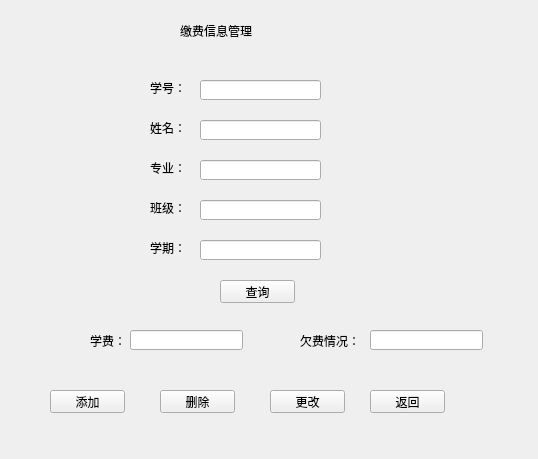
<?xml version="1.0" encoding="UTF-8"?>
<ui version="4.0">
 <class>feemanage</class>
 <widget class="QWidget" name="feemanage">
  <property name="geometry">
   <rect>
    <x>0</x>
    <y>0</y>
    <width>538</width>
    <height>459</height>
   </rect>
  </property>
  <property name="windowTitle">
   <string>Form</string>
  </property>
  <widget class="QLabel" name="label">
   <property name="geometry">
    <rect>
     <x>180</x>
     <y>10</y>
     <width>181</width>
     <height>41</height>
    </rect>
   </property>
   <property name="styleSheet">
    <string notr="true">font: 20pt &quot;Arial&quot;;</string>
   </property>
   <property name="text">
    <string>缴费信息管理</string>
   </property>
  </widget>
  <widget class="QLabel" name="label_2">
   <property name="geometry">
    <rect>
     <x>150</x>
     <y>80</y>
     <width>41</width>
     <height>16</height>
    </rect>
   </property>
   <property name="text">
    <string>学号：</string>
   </property>
  </widget>
  <widget class="QLabel" name="label_3">
   <property name="geometry">
    <rect>
     <x>150</x>
     <y>120</y>
     <width>41</width>
     <height>16</height>
    </rect>
   </property>
   <property name="text">
    <string>姓名：</string>
   </property>
  </widget>
  <widget class="QLabel" name="label_4">
   <property name="geometry">
    <rect>
     <x>150</x>
     <y>160</y>
     <width>31</width>
     <height>16</height>
    </rect>
   </property>
   <property name="text">
    <string>专业：</string>
   </property>
  </widget>
  <widget class="QLabel" name="label_5">
   <property name="geometry">
    <rect>
     <x>150</x>
     <y>200</y>
     <width>31</width>
     <height>16</height>
    </rect>
   </property>
   <property name="text">
    <string>班级：</string>
   </property>
  </widget>
  <widget class="QLabel" name="label_6">
   <property name="geometry">
    <rect>
     <x>150</x>
     <y>240</y>
     <width>31</width>
     <height>16</height>
    </rect>
   </property>
   <property name="text">
    <string>学期：</string>
   </property>
  </widget>
  <widget class="QLabel" name="label_7">
   <property name="geometry">
    <rect>
     <x>90</x>
     <y>330</y>
     <width>31</width>
     <height>21</height>
    </rect>
   </property>
   <property name="text">
    <string>学费：</string>
   </property>
  </widget>
  <widget class="QLabel" name="label_8">
   <property name="geometry">
    <rect>
     <x>300</x>
     <y>330</y>
     <width>61</width>
     <height>21</height>
    </rect>
   </property>
   <property name="text">
    <string>欠费情况：</string>
   </property>
  </widget>
  <widget class="QLineEdit" name="fee_IDlineEdit">
   <property name="geometry">
    <rect>
     <x>200</x>
     <y>80</y>
     <width>121</width>
     <height>20</height>
    </rect>
   </property>
  </widget>
  <widget class="QLineEdit" name="fee_namelineEdit">
   <property name="geometry">
    <rect>
     <x>200</x>
     <y>120</y>
     <width>121</width>
     <height>20</height>
    </rect>
   </property>
  </widget>
  <widget class="QLineEdit" name="fee_majorlineEdit">
   <property name="geometry">
    <rect>
     <x>200</x>
     <y>160</y>
     <width>121</width>
     <height>20</height>
    </rect>
   </property>
  </widget>
  <widget class="QLineEdit" name="fee_banjilineEdit">
   <property name="geometry">
    <rect>
     <x>200</x>
     <y>200</y>
     <width>121</width>
     <height>20</height>
    </rect>
   </property>
  </widget>
  <widget class="QLineEdit" name="fee_termlineEdit">
   <property name="geometry">
    <rect>
     <x>200</x>
     <y>240</y>
     <width>121</width>
     <height>20</height>
    </rect>
   </property>
  </widget>
  <widget class="QLineEdit" name="fee_feelineEdit">
   <property name="geometry">
    <rect>
     <x>130</x>
     <y>330</y>
     <width>113</width>
     <height>20</height>
    </rect>
   </property>
  </widget>
  <widget class="QLineEdit" name="fee_arrearage_lineEdit">
   <property name="geometry">
    <rect>
     <x>370</x>
     <y>330</y>
     <width>113</width>
     <height>20</height>
    </rect>
   </property>
  </widget>
  <widget class="QPushButton" name="fee_querypushButton">
   <property name="geometry">
    <rect>
     <x>220</x>
     <y>280</y>
     <width>75</width>
     <height>23</height>
    </rect>
   </property>
   <property name="text">
    <string>查询</string>
   </property>
  </widget>
  <widget class="QPushButton" name="fee_addpushButton">
   <property name="geometry">
    <rect>
     <x>50</x>
     <y>390</y>
     <width>75</width>
     <height>23</height>
    </rect>
   </property>
   <property name="text">
    <string>添加</string>
   </property>
  </widget>
  <widget class="QPushButton" name="fee_deletepushButton">
   <property name="geometry">
    <rect>
     <x>160</x>
     <y>390</y>
     <width>75</width>
     <height>23</height>
    </rect>
   </property>
   <property name="text">
    <string>删除</string>
   </property>
  </widget>
  <widget class="QPushButton" name="fee_updatepushButton">
   <property name="geometry">
    <rect>
     <x>270</x>
     <y>390</y>
     <width>75</width>
     <height>23</height>
    </rect>
   </property>
   <property name="text">
    <string>更改</string>
   </property>
  </widget>
  <widget class="QPushButton" name="fee_backpushButton">
   <property name="geometry">
    <rect>
     <x>370</x>
     <y>390</y>
     <width>75</width>
     <height>23</height>
    </rect>
   </property>
   <property name="text">
    <string>返回</string>
   </property>
  </widget>
 </widget>
 <resources/>
 <connections/>
</ui>
